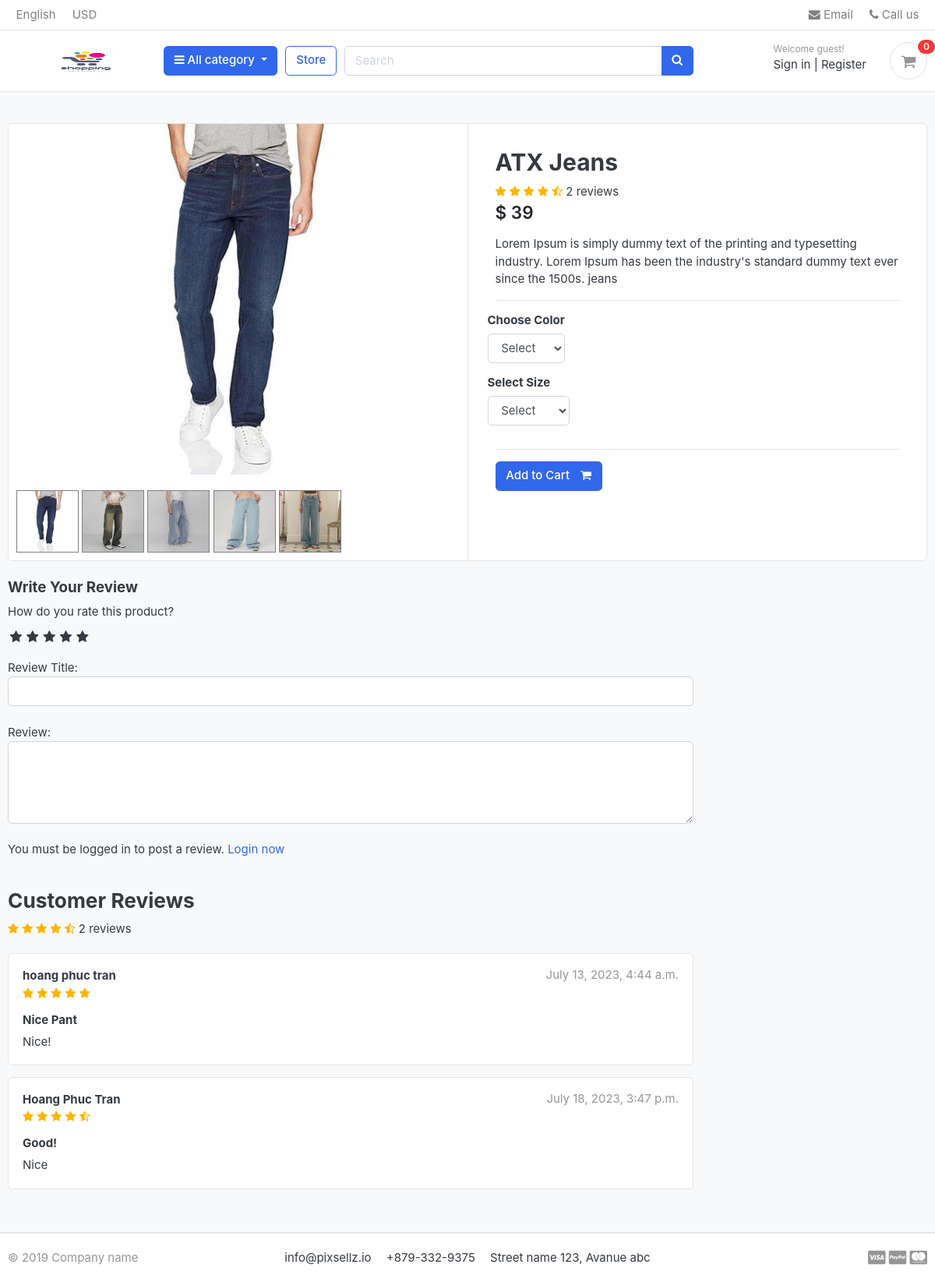
Before: /store/category/jeans/atx-jeans/ with the older database file.
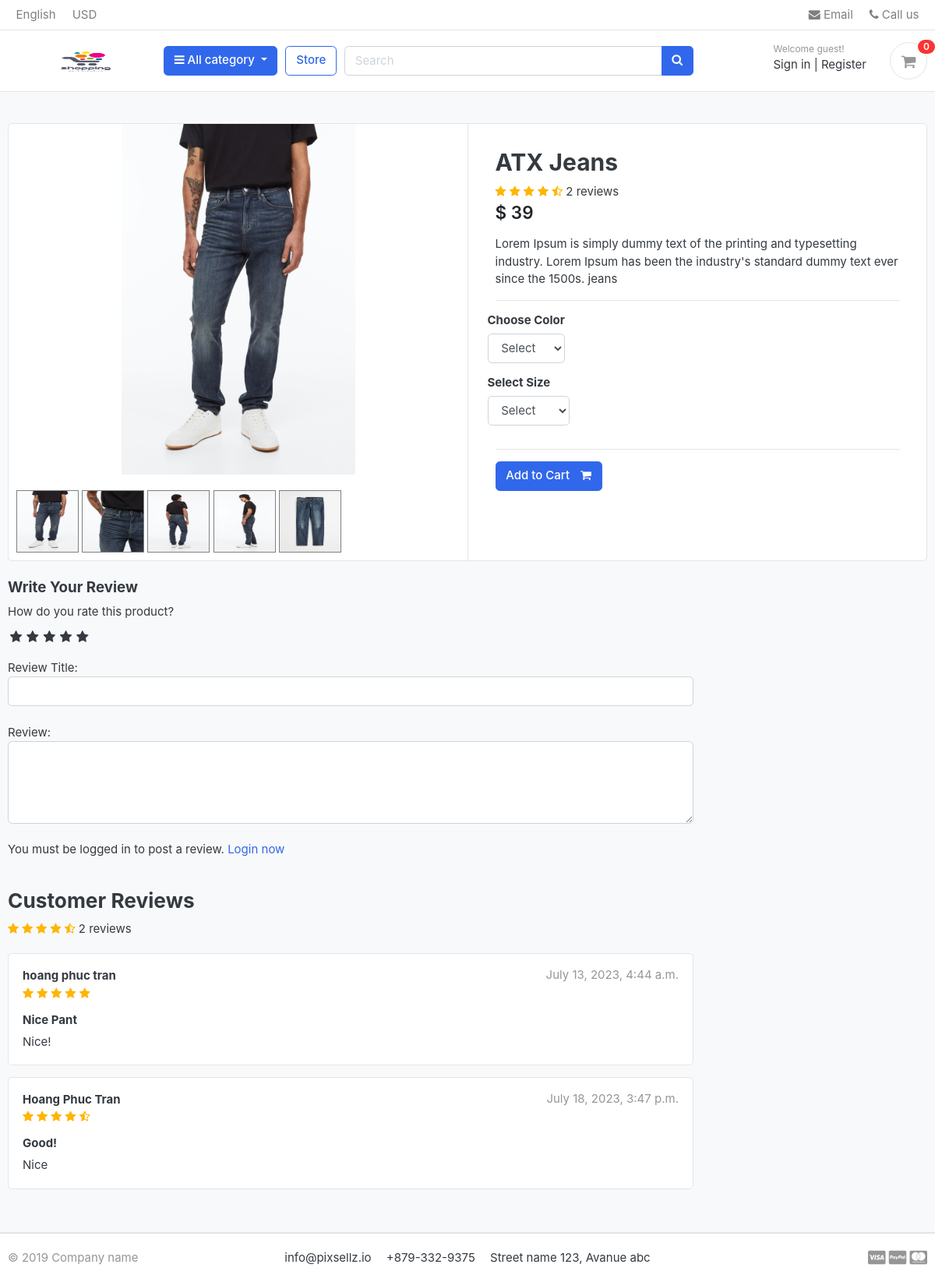
After: the same page with the newer database file.
### store/models.py (models this page shows, shortened)
class Product(models.Model):
    product_name    = models.CharField(max_length=200, unique=True)
    slug            = models.SlugField(max_length=200, unique=True)
    description     = models.TextField(max_length=200, blank=True)
    price           = models.IntegerField()
    images          = models.ImageField(upload_to='photos/products')
    stock           = models.IntegerField()
    is_available    = models.BooleanField(default=True)
    category        = models.ForeignKey(Category, on_delete=models.CASCADE)
    created_date    = models.DateTimeField(auto_now_add=True)
    modified_date   = models.DateTimeField(auto_now=True)
    def averageReview(self):
        reviews = ReviewRating.objects.filter(product=self, status=True).aggregate(average=Avg('rating'))
        avg = 0
        if reviews['average'] is not None:
            avg = float(reviews['average'])
        return avg
    def countReview(self):
        reviews = ReviewRating.objects.filter(product=self, status=True).aggregate(count=Count('id'))
        count = 0
        if reviews['count'] is not None:
            count = int(reviews['count'])
        return count

class ProductGallery(models.Model):
    product = models.ForeignKey(Product, default=None, on_delete=models.CASCADE)
    image = models.ImageField(upload_to='store/products', max_length=255)
    class Meta:
        verbose_name = 'productgallery'
        verbose_name_plural = 'product gallery'

class ReviewRating(models.Model):
    product = models.ForeignKey(Product, on_delete=models.CASCADE)
    user = models.ForeignKey(Account, on_delete=models.CASCADE)
    subject = models.CharField(max_length=100, blank=True)
    review = models.TextField(max_length=500, blank=True)
    rating = models.FloatField()
    ip = models.CharField(max_length=20, blank=True)
    status = models.BooleanField(default=True)
    created_at = models.DateTimeField(auto_now_add=True)
    updated_at = models.DateTimeField(auto_now=True)

### accounts/models.py (models this page shows, shortened)
class Account(AbstractBaseUser):
    first_name      = models.CharField(max_length=50)
    last_name       = models.CharField(max_length=50)
    username        = models.CharField(max_length=50, unique=True)
    email           = models.EmailField(max_length=100, unique=True)
    phone_number    = models.CharField(max_length=50)
    date_joined     = models.DateTimeField(auto_now_add=True)
    last_login      = models.DateTimeField(auto_now_add=True)
    is_admin        = models.BooleanField(default=False)
    is_staff        = models.BooleanField(default=False)
    is_active        = models.BooleanField(default=False)
    is_superadmin        = models.BooleanField(default=False)
    USERNAME_FIELD = 'email'
    REQUIRED_FIELDS = ['username', 'first_name', 'last_name']
    objects = MyAccountManager()
    def full_name(self):
        return f'{self.first_name} {self.last_name}'

### store/views.py (the view)
# urls.py: path('category/<slug:category_slug>/<slug:product_slug>/', views.product_detail, name='product_detail'),
@csrf_exempt
def product_detail(request, category_slug, product_slug):
    try:
        single_product = Product.objects.get(category__slug=category_slug, slug=product_slug)
        in_cart = CartItem.objects.filter(cart__cart_id=_cart_id(request), product=single_product).exists()
    except Exception as e:
        raise e
    if request.user.is_authenticated:
        try:
            orderproduct = OrderProduct.objects.filter(user=request.user, product_id=single_product.id).exists()
        except:
            orderproduct = None
    else:
        orderproduct = None
    reviews = ReviewRating.objects.filter(product_id=single_product.id,status=True)
    product_gallery = ProductGallery.objects.filter(product_id=single_product.id)
    context = {
        'single_product': single_product,
        'in_cart': in_cart,
        'orderproduct': orderproduct,
        'reviews': reviews,
        'product_gallery': product_gallery,
    }
    return render(request, 'store/product_detail.html', context)

### templates/store/product_detail.html (shortened to what this page needs)
{% extends 'base.html' %}
{% load static %}
{% block content %}
<section class="section-content padding-y bg">
	<div class="container">
		<div class="card">
			<div class="row no-gutters">
				<aside class="col-md-6">
					<article class="gallery-wrap">
						<div class="img-big-wrap mainImage">
							<center><img src="{{ single_product.images.url }}"></center>
						</div>
					</article>
					<ul class="thumb">
						<li>
							<a href="{{ single_product.images.url }}" target="mainImage"><img src="{{ single_product.images.url }}" alt="Product Image"></a>
							{% for i in product_gallery %}
								<a href="{{ i.image.url }}" target="mainImage"><img src="{{ i.image.url }}" alt="Product Image"></a>
							{% endfor %}
						</li>
					</ul>
				</aside>
				<main class="col-md-6 border-left">
					<form action="{% url 'add_cart' single_product.id %}" method="POST">
						<article class="content-body">
							<h2 class="title">{{ single_product.product_name }}</h2>
							<div class="rating-star">
								<span>
									<i class="fa fa-star{% if single_product.averageReview < 0.5 %}-o{% elif single_product.averageReview >= 0.5 and single_product.averageReview < 1 %}-half-o {% endif %}" aria-hidden="true"></i>
									<i class="fa fa-star{% if single_product.averageReview < 1.5 %}-o{% elif single_product.averageReview >= 1.5 and single_product.averageReview < 2 %}-half-o {% endif %}" aria-hidden="true"></i>
									<i class="fa fa-star{% if single_product.averageReview < 2.5 %}-o{% elif single_product.averageReview >= 2.5 and single_product.averageReview < 3 %}-half-o {% endif %}" aria-hidden="true"></i>
									<i class="fa fa-star{% if single_product.averageReview < 3.5 %}-o{% elif single_product.averageReview >= 3.5 and single_product.averageReview < 4 %}-half-o {% endif %}" aria-hidden="true"></i>
									<i class="fa fa-star{% if single_product.averageReview < 4.5 %}-o{% elif single_product.averageReview >= 4.5 and single_product.averageReview < 5 %}-half-o {% endif %}" aria-hidden="true"></i>
							<span>{{single_product.countReview}} reviews</span>
									</span>
							</div>
							<div class="mb-3">
								<var class="price h4">$ {{single_product.price}}</var>
							</div>
							<p>{{ single_product.description }}</p>
							<hr>
							<div class="row">
								<div class="item-option-select">
									<h6>Choose Color</h6>
									<select name="color" class="form-control" required>
										<option value="" disabled selected>Select</option>
									</select>
								</div>
							</div>
							<div class="row">
								<div class="item-option-select">
									<h6>Select Size</h6>
									<select name="size" class="form-control" required>
										<option value="" disabled selected>Select</option>
									</select>
								</div>
							</div>
							<hr>
							{% if single_product.stock <= 0 %}
							<h5 class="text-danger">Out of Stock</h5>
							{% else %}
							<button type="submit" class="btn  btn-primary"> <span class="text">Add to Cart</span> <i class="fa fa-shopping-cart"></i> </button>
							{% endif %}
						</article>
					</form>
				</main>
			</div>
		</div>
		<br>
		<div class="row">
			<div class="col-md-9">
				<form action="{% url 'submit_review' single_product.id %}" method="POST">
					<h5>Write Your Review</h5>
					<div>
						<label>How do you rate this product?</label>
						<br>
						<div class="rate">
							<input type="radio" name="rating" id="rating10" value="5" required /><label for="rating10" title="5"></label>
							<input type="radio" name="rating" id="rating8" value="4" required /><label for="rating8" title="4"></label>
							<input type="radio" name="rating" id="rating6" value="3" required /><label for="rating6" title="3"></label>
							<input type="radio" name="rating" id="rating4" value="2" required /><label for="rating4" title="2"></label>
							<input type="radio" name="rating" id="rating2" value="1" required /><label for="rating2" title="1"></label>
						</div>
<br>
						Review Title:
						<input type="text" class="form-control" name="subject">
						<br>
						Review:
						<textarea name="review" rows="4" class="form-control"></textarea>
						<br>
						{% if user.is_authenticated %}
							{% if orderproduct %}
								<input type="submit" value="Submit Review" class="btn btn-primary">
							{% else %}
								<p>You must purchase this product to post a review</p>
							{% endif %}
						{% else %}
						<p>You must be logged in to post a review. <span><a href="{% url 'login' %}">Login now</a></span></p>
						{% endif %}
					</div>
				</form>
				<br>
<header class="section-heading">
	<h3>Customer Reviews </h3>
	<div class="rating-star">
		<span>
			<i class="fa fa-star{% if single_product.averageReview < 0.5 %}-o{% elif single_product.averageReview >= 0.5 and single_product.averageReview < 1 %}-half-o {% endif %}" aria-hidden="true"></i>
			<i class="fa fa-star{% if single_product.averageReview < 1.5 %}-o{% elif single_product.averageReview >= 1.5 and single_product.averageReview < 2 %}-half-o {% endif %}" aria-hidden="true"></i>
			<i class="fa fa-star{% if single_product.averageReview < 2.5 %}-o{% elif single_product.averageReview >= 2.5 and single_product.averageReview < 3 %}-half-o {% endif %}" aria-hidden="true"></i>
			<i class="fa fa-star{% if single_product.averageReview < 3.5 %}-o{% elif single_product.averageReview >= 3.5 and single_product.averageReview < 4 %}-half-o {% endif %}" aria-hidden="true"></i>
			<i class="fa fa-star{% if single_product.averageReview < 4.5 %}-o{% elif single_product.averageReview >= 4.5 and single_product.averageReview < 5 %}-half-o {% endif %}" aria-hidden="true"></i>
	<span>{{single_product.countReview}} reviews</span>
			</span>
	</div>
</header>
				{% for review in reviews %}
								<article class="box mb-3">
									<div class="icontext w-100">
										<div class="text">
											<span class="date text-muted float-md-right">{{review.updated_at}} </span>
											<h6 class="mb-1">{{review.user.full_name}} </h6>
											<div class="rating-star">
												<span>
													<i class="fa fa-star{% if review.rating == 0.5 %}-half-o{% elif review.rating < 1 %}-o {% endif %}" aria-hidden="true"></i>
													<i class="fa fa-star{% if review.rating == 1.5 %}-half-o{% elif review.rating < 2 %}-o {% endif %}" aria-hidden="true"></i>
													<i class="fa fa-star{% if review.rating == 2.5 %}-half-o{% elif review.rating < 3 %}-o {% endif %}" aria-hidden="true"></i>
													<i class="fa fa-star{% if review.rating == 3.5 %}-half-o{% elif review.rating < 4 %}-o {% endif %}" aria-hidden="true"></i>
													<i class="fa fa-star{% if review.rating == 4.5 %}-half-o{% elif review.rating < 5 %}-o {% endif %}" aria-hidden="true"></i>
												</span>
											</div>
										</div>
									</div>
									<div class="mt-3">
										<h6>{{review.subject}}</h6>
										<p>
											{{review.review}}
										</p>
									</div>
								</article>
				{% endfor %}
			</div>
		</div>
	</div>
</section>
{% endblock %}

### templates/base.html (shortened to what this page needs)
{% load static %}
<!DOCTYPE html>
<html lang="en">
  <head>
    <link href="{% static 'css/bootstrap.css' %}" rel="stylesheet" type="text/css" />
    <link
      href="{% static 'fonts/fontawesome/css/all.min.css' %}"
      type="text/css"
      rel="stylesheet"
    />
    <link href="{% static 'css/ui.css' %}" rel="stylesheet" type="text/css" />
    <link
      href="{% static 'css/responsive.css' %}"
      rel="stylesheet"
      media="only screen and (max-width: 1200px)"
    />
    <link href="{% static 'css/custom.css' %}" rel="stylesheet" type="text/css" />
    <link
      rel="stylesheet"
      href="https://cdnjs.cloudflare.com/ajax/libs/font-awesome/4.7.0/css/font-awesome.min.css"
    />
  </head>
  <body>
    {% include 'includes/navbar.html' %} {% block content %}{% endblock %}
    {% include 'includes/footer.html' %}
  </body>
</html>

### templates/includes/navbar.html (shortened to what this page needs)
{% load static %}
<header class="section-header">
    <nav class="navbar p-md-0 navbar-expand-sm navbar-light border-bottom">
    <div class="container">
      <div class="collapse navbar-collapse" id="navbarTop4">
        <ul class="navbar-nav mr-auto">
            <li class="nav-item dropdown">
                 <a href="#" class="nav-link">   English </a>
            </li>
            <li class="nav-item dropdown">
                <a href="#" class="nav-link"> USD </a>
            </li>
        </ul>
        <ul class="navbar-nav">
            <li><a href="#" class="nav-link"> <i class="fa fa-envelope"></i> Email </a></li>
            <li><a href="#" class="nav-link"> <i class="fa fa-phone"></i> Call us </a></li>
        </ul>
      </div>
    </div>
    </nav>
    <section class="header-main border-bottom">
        <div class="container">
    <div class="row align-items-center">
        <div class="col-lg-2 col-md-3 col-6">
            <a href="{% url 'home' %}" class="brand-wrap">
                <img class="logo" src="{% static './images/logo_page.png' %}" width="200" height="60">
            </a>
        </div>
        <div class="col-lg col-sm col-md col-6 flex-grow-0">
            <div class="category-wrap dropdown d-inline-block float-right">
                <button type="button" class="btn btn-primary dropdown-toggle" data-toggle="dropdown">
                    <i class="fa fa-bars"></i> All category
                </button>
            </div>
        </div>
        <a href="{% url 'store' %}" class="btn btn-outline-primary">Store</a>
        <div class="col-lg  col-md-6 col-sm-12 col">
            <form action="{% url 'search' %}" class="search" method="GET">
                <div class="input-group w-100">
                    <input type="text" class="form-control" style="width:60%;" placeholder="Search" name="keyword">
                    <div class="input-group-append">
                      <button class="btn btn-primary" type="submit">
                        <i class="fa fa-search"></i>
                      </button>
                    </div>
                </div>
            </form>
        </div>
        <div class="col-lg-3 col-sm-6 col-8 order-2 order-lg-3">
                    <div class="d-flex justify-content-end mb-3 mb-lg-0">
                        {% if user.id is None %}
                        <div class="widget-header">
                            <small class="title text-muted">Welcome guest!</small>
                            <div>
                                <a href="{% url 'login' %}">Sign in</a> <span class="dark-transp"> | </span>
                                <a href="{% url 'register' %}"> Register</a>
                            </div>
                        </div>
                        {% endif %}
                        <a href="{% url 'cart' %}" class="widget-header pl-3 ml-3">
                            <div class="icon icon-sm rounded-circle border"><i class="fa fa-shopping-cart"></i></div>
                            <span class="badge badge-pill badge-danger notify">{{cart_count}}</span>
                        </a>
                    </div>
                </div>
    </div>
        </div>
    </section>
    </header>

### templates/includes/footer.html (shortened to what this page needs)
<footer class="section-footer border-top">
	<div class="container">
		<section class="footer-bottom border-top row">
			<div class="col-md-2">
				<p class="text-muted"> &copy 2019 Company name </p>
			</div>
			<div class="col-md-8 text-md-center">
				<span  class="px-2">info@pixsellz.io</span>
				<span  class="px-2">+879-332-9375</span>
				<span  class="px-2">Street name 123, Avanue abc</span>
			</div>
			<div class="col-md-2 text-md-right text-muted">
				<i class="fab fa-lg fa-cc-visa"></i>
				<i class="fab fa-lg fa-cc-paypal"></i>
				<i class="fab fa-lg fa-cc-mastercard"></i>
			</div>
		</section>
	</div>
</footer>
</body>
</html>

Changed rows visible on the page:
removed ProductGallery: image (picture)
removed ProductGallery: image (picture)
removed ProductGallery: image (picture)
removed ProductGallery: image (picture)
changed Product "ATX Jeans": images: a different picture
added ProductGallery: image (picture)
added ProductGallery: image (picture)
added ProductGallery: image (picture)
added ProductGallery: image (picture)
